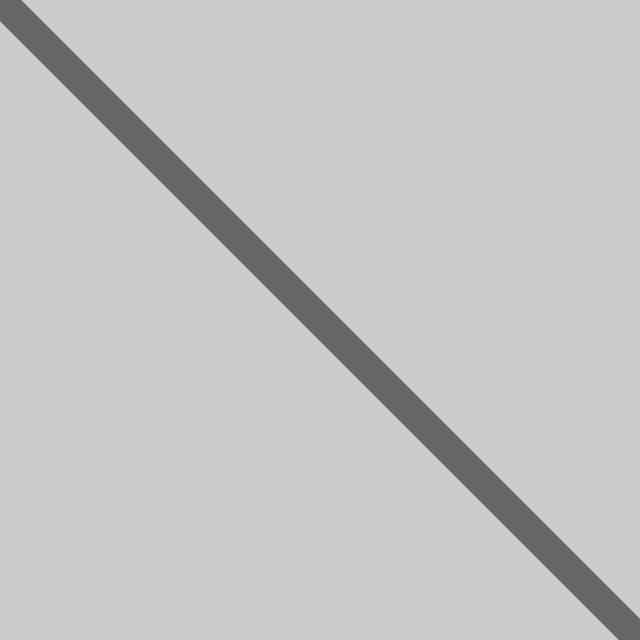
Frame 1 (no input)
Frame 60 (the mouse pressed at the canvas centre just before this capture): identical to frame 1, image omitted
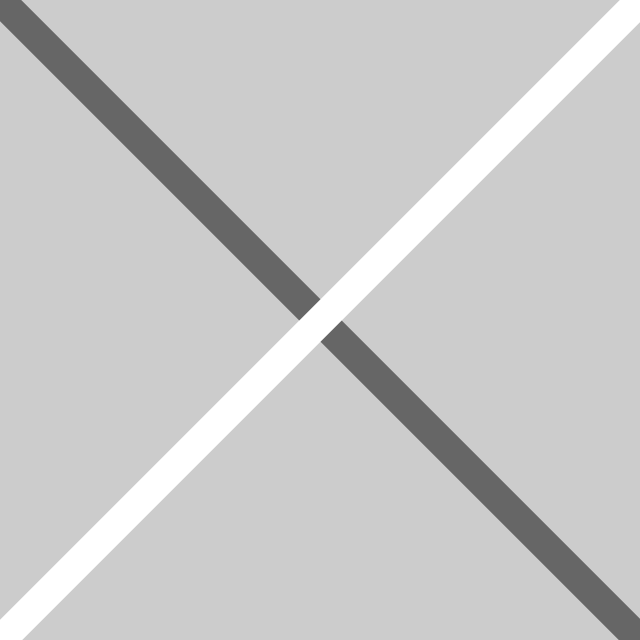
Frame 120 (the mouse held since frame 60 and released just before this capture)

The Processing sketch that drew these frames (run headless with seeded random() and noise(); from frame 60 on, the mouse is pressed at the canvas centre):

// Processing sketch: sketch_28mouseButton
// ── sketch_28mouseButton.pde

void setup() {
  size(640, 640);
  strokeWeight(30);
}

void draw() {
  background(204);
  
  stroke(102);
  line(0, 0, width, height);
  
  if (mousePressed == true) {
      if( mouseButton == LEFT) {
        // 왼쪽 마우스 버튼 
        stroke(255, 0, 0);
      } else {
        // 오른쪽 마우스 버튼
        stroke(255, 255, 255);
      }
    line(width, 0, 0, height);
  }  
}
